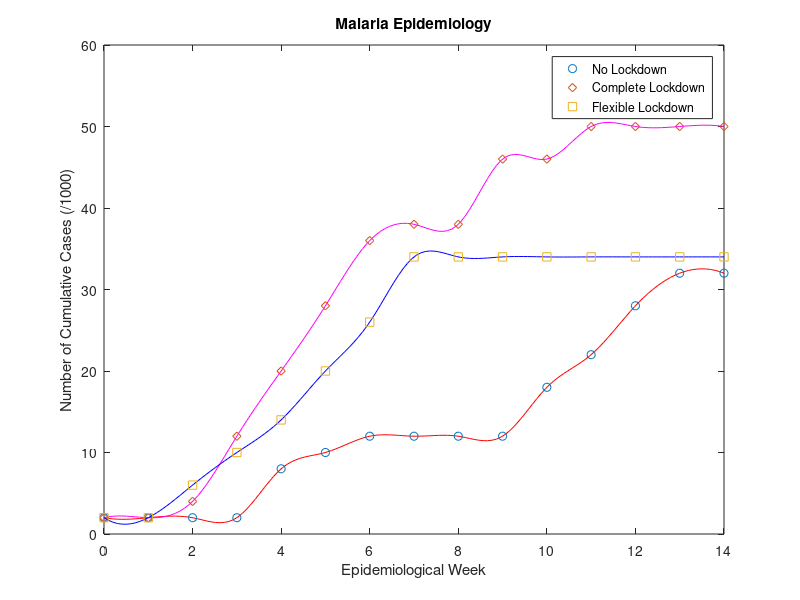

MATLAB code to generate this figure:
weeks = 0:14;

%cases /1000
no_strategy =    [2 2 2 2 8 10 12 12 12 12 18 22 28 32 32];
abs_quarantine = [2 2 4 12 20 28 36 38 38 46 46 50 50 50 50];
ess_quarantine = [2 2 6 10 14 20 26 34 34 34 34 34 34 34 34];

samplingRateIncrease = 10;
newXSamplePoints = linspace(0, length(weeks)-1, (length(weeks)-1) * samplingRateIncrease);
smoothed_no_strategy = spline(weeks, no_strategy, newXSamplePoints);
smoothed_ess_quarantine = spline(weeks, ess_quarantine, newXSamplePoints);
smoothed_abs_quarantine = spline(weeks, abs_quarantine, newXSamplePoints);

plot(newXSamplePoints, smoothed_no_strategy, 'r','HandleVisibility','off');
hold on
scatter(weeks, no_strategy, 'or', 'DisplayName', 'No Lockdown');

plot(newXSamplePoints, smoothed_abs_quarantine, 'm','HandleVisibility','off');
scatter(weeks, abs_quarantine, 'dm', 'DisplayName', 'Complete Lockdown');

plot(newXSamplePoints,smoothed_ess_quarantine, 'b','HandleVisibility','off');
scatter(weeks, ess_quarantine, 'sb', 'DisplayName','Flexible Lockdown');

title('Malaria Epidemiology')
xlabel('Epidemiological Week')
ylabel('Number of Cumulative Cases (/1000)')
hold off
legend